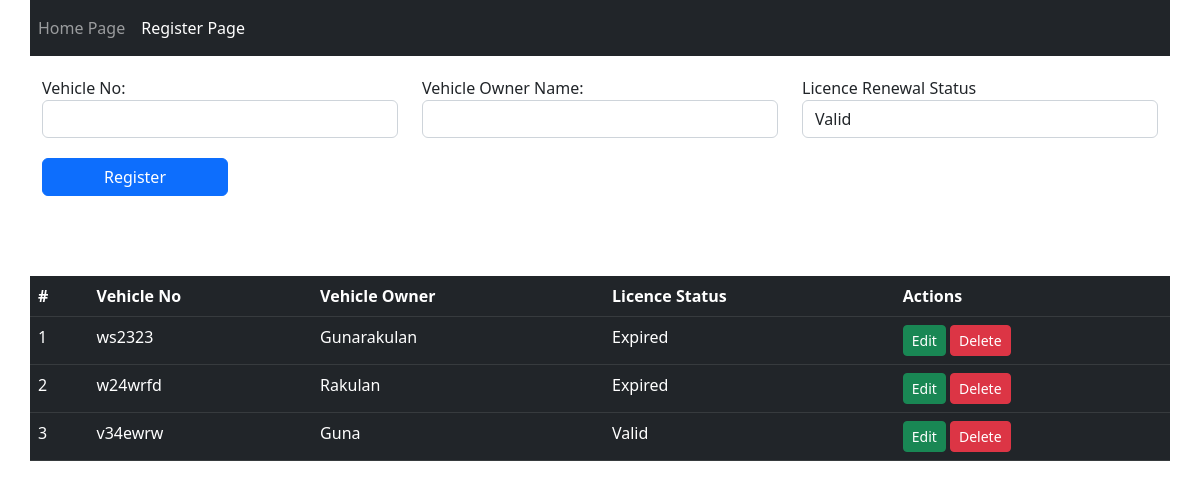
/2-source/0-view-pages/0-register-view-page.php, run on an earlier commit of the app's database.
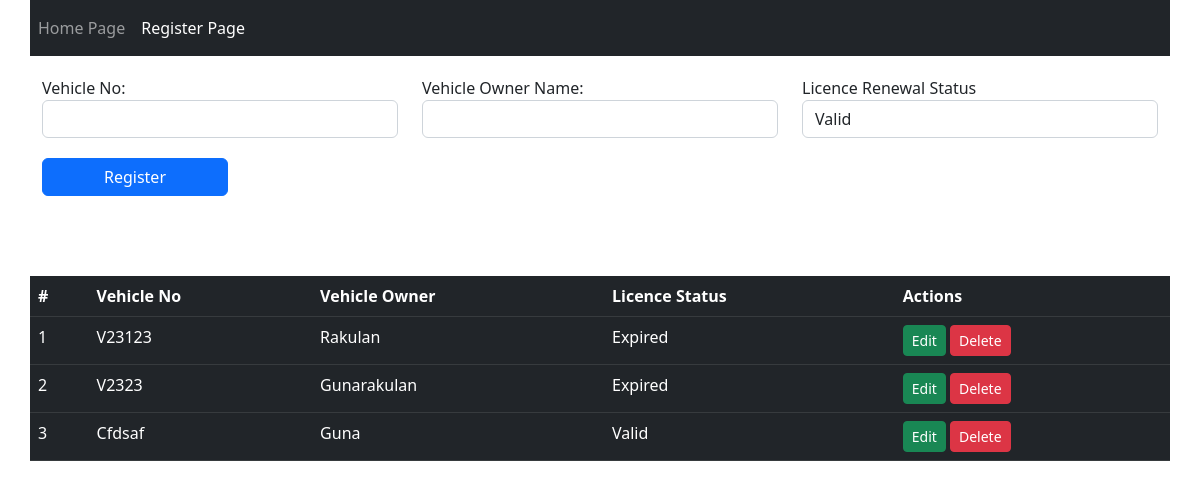
And on a later commit of the database.
### tables this page shows
CREATE TABLE `vehicle_data` (
  `auto_id` int(11) NOT NULL,
  `vehicle_number` varchar(300) NOT NULL,
  `vehicle_owner_name` varchar(300) NOT NULL,
  `licence_renewal_status` varchar(20) NOT NULL
);

### 2-source/0-view-pages/0-register-view-page.php (the view, shortened to what this page needs)
<?php
$servername = "localhost";
$username = "root";
$password = "";
$dbname = "fuel-management-system-database";
$conn = new mysqli($servername, $username, $password, $dbname);
$sql = "SELECT * FROM vehicle_data";
$result = $conn -> query($sql);
?>
<!DOCTYPE html>
<html>
<head>
    <link href="https://cdn.jsdelivr.net/npm/bootstrap@5.2.0-beta1/dist/css/bootstrap.min.css" rel="stylesheet"
>
</head>
<body>
    <div class="container">
        <div class="row">
            <nav class="navbar navbar-expand-lg navbar-dark bg-dark" style="margin-bottom:20px;">
                <div class="collapse navbar-collapse" id="navbarText">
                    <ul class="navbar-nav mr-auto">
                        <li class="nav-item">
                            <a class="nav-link " href="../index.php">Home Page</a>
                        </li>
                        <li class="nav-item">
                            <a class="nav-link active" href="0-register-view-page.php">Register Page</a>
                        </li>
                    </ul>
                </div>
            </nav>
            <div class="jumbotron">
                <form action="../1-model-pages/0-register-model.php" method="POST">
                    <div class="row">
                        <div class="form-group col-md-4 col-sm-4" style="margin-bottom:20px;">
                            <label for="exampleInputEmail1">Vehicle No:</label>
                            <input type="text" class=" form-control" name="vehicle_no" id="exampleInputEmail1"
                                aria-describedby="emailHelp">
                        </div>
                        <div class="form-group col-md-4 col-sm-4" style="margin-bottom:20px;">
                            <label for="exampleInputEmail1">Vehicle Owner Name:</label>
                            <input type="text" class=" form-control" name="vehicle_owner" id="exampleInputEmail1"
                                aria-describedby="emailHelp">
                        </div>
                        <div class="form-group col-md-4 col-sm-4">
                            <label for="exampleSelect">Licence Renewal Status</label>
                            <select class="form-control" id="exampleSelect" name="licence_status">
                                <option>Valid</option>
                            </select>
                        </div>
                    </div>
                    <button type="submit" class="btn btn-primary col-md-2 col-sm-2">Register</button>
                </form>
            </div>
            <table class="table table-hover table-dark" style="margin-top:80px;">
                <thead>
                    <tr>
                        <th scope="col">#</th>
                        <th scope="col">Vehicle No</th>
                        <th scope="col">Vehicle Owner</th>
                        <th scope="col">Licence Status</th>
                        <th scope="col">Actions</th>
                    </tr>
                </thead>
                <tbody>
                    <?php
                        if ($result->num_rows > 0) {
                            $index = 1;
                            while($row = $result->fetch_assoc()) {
                                echo "<tr>";
                                echo "<td>".$index."</td>";
                                echo "<td>".$row["vehicle_number"]."</td>";
                                echo "<td>".$row["vehicle_owner_name"]."</td>";
                                echo "<td>".$row["licence_renewal_status"]."</td>";
                                echo "<td>".'<a href="../0-view-pages/1-edit-vehicle-data-view-page.php?id='.$row["auto_id"].'" class="btn btn-success btn-sm">Edit</a> <a href="../1-model-pages/1-delete-vehicle-data-model.php?id='.$row["auto_id"].'" class="btn btn-danger btn-sm">Delete</a>'."</td>";
                                echo "</tr>";
                                $index++;
                            }
                        }
                    ?>
                </tbody>
            </table>
        </div>
    </div>
</body>
</html>

What changed in the data, as far as the page shows it:
removed vehicle_data: vehicle_number "ws2323", vehicle_owner_name "Gunarakulan", licence_renewal_status "Expired"
removed vehicle_data: vehicle_number "w24wrfd", vehicle_owner_name "Rakulan", licence_renewal_status "Expired"
removed vehicle_data: vehicle_number "v34ewrw", vehicle_owner_name "Guna", licence_renewal_status "Valid"
added vehicle_data: vehicle_number "V23123", vehicle_owner_name "Rakulan", licence_renewal_status "Expired"
added vehicle_data: vehicle_number "V2323", vehicle_owner_name "Gunarakulan", licence_renewal_status "Expired"
added vehicle_data: vehicle_number "Cfdsaf", vehicle_owner_name "Guna", licence_renewal_status "Valid"
